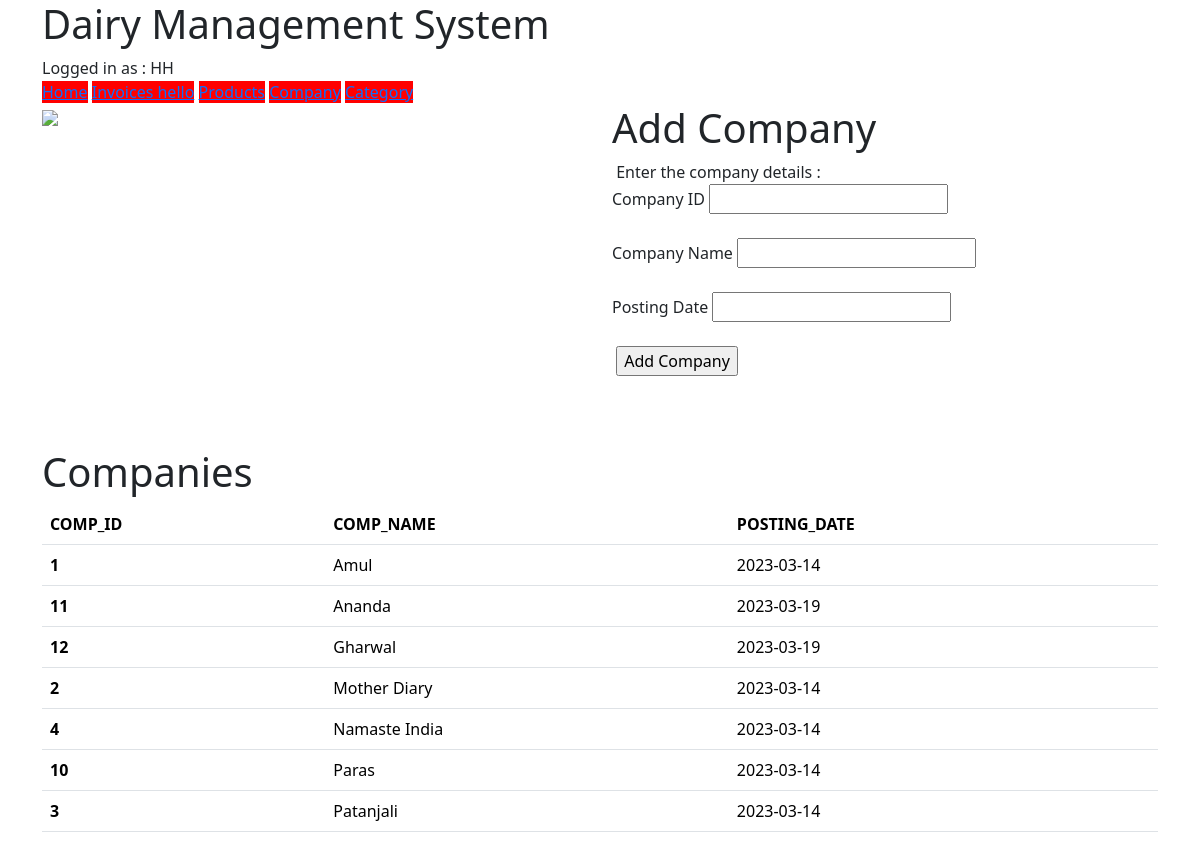
The app's page /Dairy/company.php (signed in) with its own data.
### tables this page shows
CREATE TABLE `company` (
  `COMP_ID` int(11) NOT NULL,
  `COMP_NAME` varchar(32) NOT NULL,
  `POSTING_DATE` varchar(16) NOT NULL
);

### Dairy/functions.php (called while the page is built, shortened)
<?php
    $dbname = 'Dairy';
    $hostname = 'localhost';
    $username = 'root';
    $password = '';
    $connection = new mysqli($hostname,$username,$password,$dbname);
    function queryMysql($query)
    {
        global $connection;
        $result = $connection->query($query);
        return $result;
    }
?>

### Dairy/company.php (the view, shortened to what this page needs)
<?php
    require_once 'header.php';
    $error = $cid = $cname = $pdate = '';
    echo <<<_END
    <div class='row'>
        <div class='col-6'>
            <img src ='https://images.unsplash.com/photo-1605106702734-205df224ecce?ixlib=rb-4.0.3&ixid=M3wxMjA3fDB8MHxzZWFyY2h8NHx8cGF0dGVybnN8ZW58MHx8MHx8fDA%3D&w=1000&q=80' width='100%' >
        </div>
        <div class='col-6'>
            <h1>Add Company</h1>
            <form method='post' action='company.php'>$error
            <div data-role='fieldcontain'>
            <label></label>
            Enter the company details :
            </div>
            <div data-role='fieldcontain'>
            <label>Company ID</label>
            <input type='text' maxlength='16' name='cid' value='$cid'
            onBlur='checkUser(this)'>
            </div><br>
            <div data-role='fieldcontain'>
            <label>Company Name</label>
            <input type='text' maxlength='16' name='cname' value='$cname'
            onBlur='checkUser(this)'>
            </div><br>
            <div data-role='fieldcontain'>
            <label>Posting Date</label>
            <input type='text' maxlength='16' name='pdate' value='$pdate'
            onBlur='checkUser(this)'>
            </div><br>
            <div data-role='fieldcontain' >
                <label></label>
                 <input data-transition='slide' type='submit' value='Add Company'>
            </div>
            </form>
        </div>
        </div>
_END;
$result = queryMysql("SELECT * FROM COMPANY");
    echo <<<_END
    <br><br><br>
    <div class='row'>
    <div class='col-12'>
    <h1>Companies</h1>
        <table class="table">
            <thead class="thead-dark">
            <tr>
                <th scope='col'>COMP_ID</th>
                <th scope='col'>COMP_NAME</th>
                <th scope='col'>POSTING_DATE</th>
            </tr>
        </thead>
        <tbody>
_END;
while($row = $result->fetch_assoc())
{
    echo "<tr><th scope=\"row\">".$row['COMP_ID']."</th><td>".$row['COMP_NAME']."</td><td>".$row['POSTING_DATE']."</td></tr>";
}
echo "</tbody></table></div></div></div></html>"
?>

### records on screen
company: COMP_ID "1", COMP_NAME "Amul", POSTING_DATE "2023-03-14"
company: COMP_ID "11", COMP_NAME "Ananda", POSTING_DATE "2023-03-19"
company: COMP_ID "12", COMP_NAME "Gharwal", POSTING_DATE "2023-03-19"
company: COMP_ID "2", COMP_NAME "Mother Diary", POSTING_DATE "2023-03-14"
company: COMP_ID "4", COMP_NAME "Namaste India", POSTING_DATE "2023-03-14"
company: COMP_ID "10", COMP_NAME "Paras", POSTING_DATE "2023-03-14"
company: COMP_ID "3", COMP_NAME "Patanjali", POSTING_DATE "2023-03-14"

### other values on screen
$userstr "Logged in as : HH"
